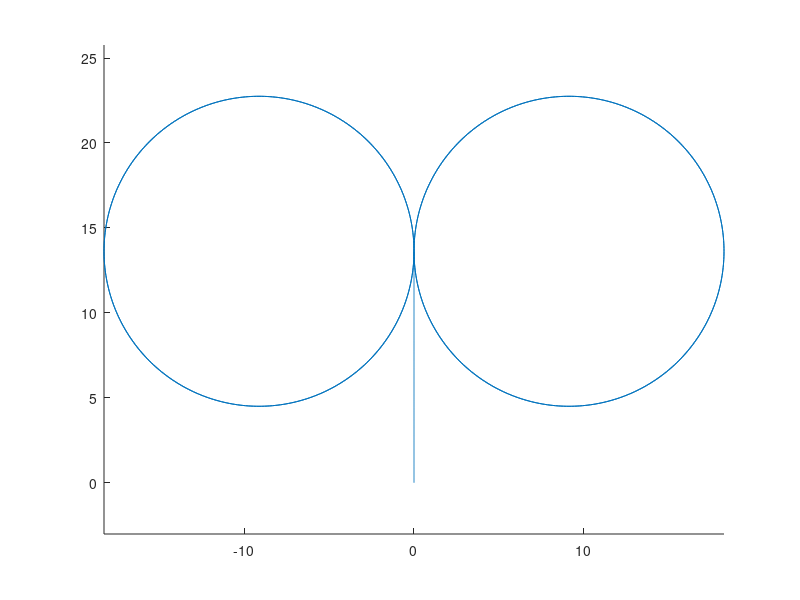

The MATLAB source for this figure:

%% Skidpad Event XY Coordinates
% Columbia FSAE

% Create initial between points for straight line
interval = 2*pi/360;

% Length of the straight for the start of the event
% NOTE: timing starts after the straight section is complete
straight_start = (21.25/2) + 3; %3 meters is an estimation

% Create start point for array (will be flipped later so we take max
% length)
y(1,1) = straight_start;
j = 2; % counter

% Loop to continually create data points increasing by interval
while (straight_start - j*interval) >= 0
    
    y(j,1) = straight_start - j*interval;
    
    j = j + 1;
    
end 

% Add start point or origin
y(j,1) = 0;

% Flip the array I build (recall it started at the end)
y = flipud(y);
% We only move in y direction, so make a vector of zeroes
x = zeros(length(y),1);
m = [x, y];

% Create circles to reflect rest of course

%2021 radius based off inner and outer diameters 
r=((15.25/2) + (21.25/2))/2; 
C=[1, 0];

% Make array of theta values to plug into equation
theta=0:interval:2*pi;

% Make laps 1 and 2
right_laps=r*[-cos(theta')+C(1) sin(theta')+C(2)];% the points you asked
right_laps = [right_laps(2:length(right_laps),:); right_laps(2:length(right_laps),:)];

% Make laps 3 and 4
left_laps=r*[cos(theta')-C(1) sin(theta')+C(2)];% the points you asked
left_laps = [left_laps(2:length(left_laps),:); left_laps(2:length(left_laps),:)];

% Shift circles
right_laps(:,2) = right_laps(:,2) + m(length(m),2);
left_laps(:,2) = left_laps(:,2) + m(length(m),2);

% This is the result that should be the input for the actual sim data
skidpad = [m; right_laps; left_laps]

% Use plot to check results
hold on
axis equal
plot(skidpad(:,1), skidpad(:,2))


